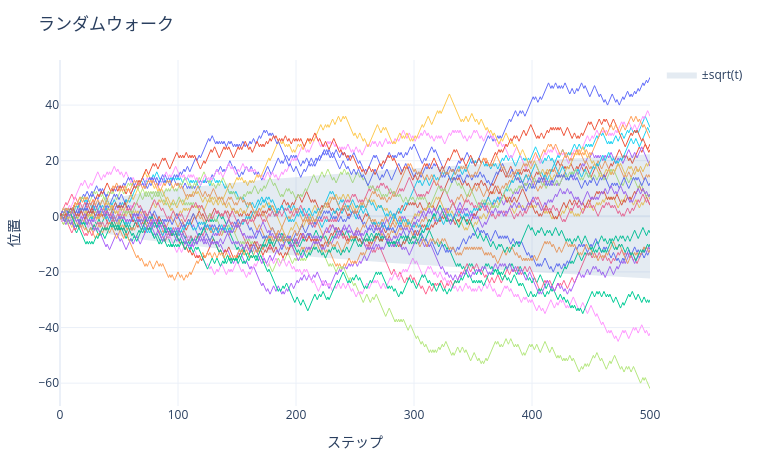

Notebook cell for this chart:
### Markdown cell above
## 2. ランダムウォーク

$S_0 = 0$ から出発し、毎ステップ $\pm 1$ を等確率で足していく。

$$
S_t = \sum_{i=1}^{t} \xi_i, \qquad P(\xi_i = \pm 1) = \tfrac{1}{2}
$$

増分 $\xi_i$ は独立同分布だが、**位置 $S_t$ は独立ではない**。
$S_{t+1}$ は $S_t$ から 1 しか動けないからである。

### Code cell
paths = processes.random_walk(500, n_paths=200, step="rademacher", seed=RANDOM_SEED)
plotting.random_walk_paths(paths, n_show=25)

### Figure 1 — Plotly figure (JSON) as saved in the notebook; plotly's stock layout.template omitted (floating-point values rounded to 4 significant figures; data arrays with more than 128 entries replaced by an {"elided": "..."} marker saying what was removed)
{"data": [{"line": {"width": 1}, "mode": "lines", "showlegend": false, "type": "scatter", "x": {"elided": "501 int values"}, "y": {"elided": "501 float values"}}, {"line": {"width": 1}, "mode": "lines", "showlegend": false, "type": "scatter", "x": {"elided": "501 int values"}, "y": {"elided": "501 float values"}}, {"line": {"width": 1}, "mode": "lines", "showlegend": false, "type": "scatter", "x": {"elided": "501 int values"}, "y": {"elided": "501 float values"}}, {"line": {"width": 1}, "mode": "lines", "showlegend": false, "type": "scatter", "x": {"elided": "501 int values"}, "y": {"elided": "501 float values"}}, {"line": {"width": 1}, "mode": "lines", "showlegend": false, "type": "scatter", "x": {"elided": "501 int values"}, "y": {"elided": "501 float values"}}, {"line": {"width": 1}, "mode": "lines", "showlegend": false, "type": "scatter", "x": {"elided": "501 int values"}, "y": {"elided": "501 float values"}}, {"line": {"width": 1}, "mode": "lines", "showlegend": false, "type": "scatter", "x": {"elided": "501 int values"}, "y": {"elided": "501 float values"}}, {"line": {"width": 1}, "mode": "lines", "showlegend": false, "type": "scatter", "x": {"elided": "501 int values"}, "y": {"elided": "501 float values"}}, {"line": {"width": 1}, "mode": "lines", "showlegend": false, "type": "scatter", "x": {"elided": "501 int values"}, "y": {"elided": "501 float values"}}, {"line": {"width": 1}, "mode": "lines", "showlegend": false, "type": "scatter", "x": {"elided": "501 int values"}, "y": {"elided": "501 float values"}}, {"line": {"width": 1}, "mode": "lines", "showlegend": false, "type": "scatter", "x": {"elided": "501 int values"}, "y": {"elided": "501 float values"}}, {"line": {"width": 1}, "mode": "lines", "showlegend": false, "type": "scatter", "x": {"elided": "501 int values"}, "y": {"elided": "501 float values"}}, {"line": {"width": 1}, "mode": "lines", "showlegend": false, "type": "scatter", "x": {"elided": "501 int values"}, "y": {"elided": "501 float values"}}, {"line": {"width": 1}, "mode": "lines", "showlegend": false, "type": "scatter", "x": {"elided": "501 int values"}, "y": {"elided": "501 float values"}}, {"line": {"width": 1}, "mode": "lines", "showlegend": false, "type": "scatter", "x": {"elided": "501 int values"}, "y": {"elided": "501 float values"}}, {"line": {"width": 1}, "mode": "lines", "showlegend": false, "type": "scatter", "x": {"elided": "501 int values"}, "y": {"elided": "501 float values"}}, {"line": {"width": 1}, "mode": "lines", "showlegend": false, "type": "scatter", "x": {"elided": "501 int values"}, "y": {"elided": "501 float values"}}, {"line": {"width": 1}, "mode": "lines", "showlegend": false, "type": "scatter", "x": {"elided": "501 int values"}, "y": {"elided": "501 float values"}}, {"line": {"width": 1}, "mode": "lines", "showlegend": false, "type": "scatter", "x": {"elided": "501 int values"}, "y": {"elided": "501 float values"}}, {"line": {"width": 1}, "mode": "lines", "showlegend": false, "type": "scatter", "x": {"elided": "501 int values"}, "y": {"elided": "501 float values"}}, {"line": {"width": 1}, "mode": "lines", "showlegend": false, "type": "scatter", "x": {"elided": "501 int values"}, "y": {"elided": "501 float values"}}, {"line": {"width": 1}, "mode": "lines", "showlegend": false, "type": "scatter", "x": {"elided": "501 int values"}, "y": {"elided": "501 float values"}}, {"line": {"width": 1}, "mode": "lines", "showlegend": false, "type": "scatter", "x": {"elided": "501 int values"}, "y": {"elided": "501 float values"}}, {"line": {"width": 1}, "mode": "lines", "showlegend": false, "type": "scatter", "x": {"elided": "501 int values"}, "y": {"elided": "501 float values"}}, {"line": {"width": 1}, "mode": "lines", "showlegend": false, "type": "scatter", "x": {"elided": "501 int values"}, "y": {"elided": "501 float values"}}, {"fill": "toself", "fillcolor": "rgba(76,120,168,0.15)", "line": {"width": 0}, "name": "±sqrt(t)", "type": "scatter", "x": {"elided": "1002 int values"}, "y": {"elided": "1002 float values"}}], "layout": {"height": 460, "margin": {"b": 50, "l": 60, "r": 30, "t": 60}, "title": {"text": "ランダムウォーク"}, "width": 760, "xaxis": {"title": {"text": "ステップ"}}, "yaxis": {"title": {"text": "位置"}}}}
